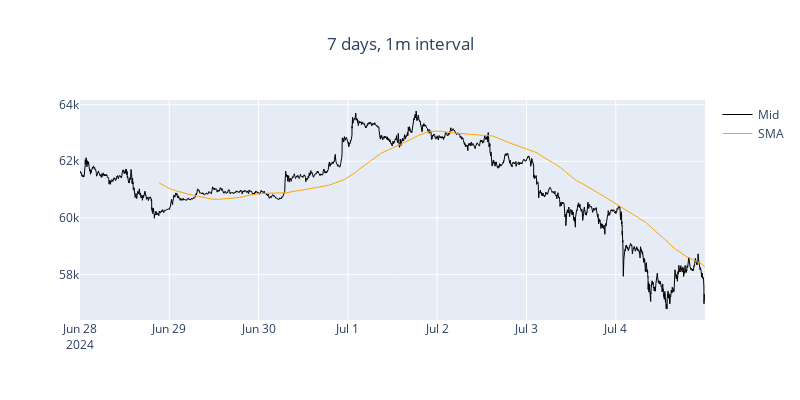

Notebook source saved alongside this figure:
### Code cell
df = load_historic_data('BTC-USD', start_date_str, today_date_str, period, interval, prepost)
plot_graph(df)

### Figure 1 — Plotly figure (JSON) as saved in the notebook; plotly's stock layout.template omitted (floating-point values rounded to 4 significant figures; data arrays with more than 128 entries replaced by an {"elided": "..."} marker saying what was removed)
{"data": [{"line": {"color": "black", "width": 1}, "name": "Mid", "type": "scatter", "x": {"elided": "7239 str values"}, "xaxis": "x", "y": {"elided": "7239 float values"}, "yaxis": "y"}, {"line": {"color": "orange", "width": 1}, "name": "SMA", "type": "scatter", "x": {"elided": "7239 str values"}, "xaxis": "x", "y": {"elided": "7239 float values"}, "yaxis": "y"}], "layout": {"autosize": false, "height": 400, "title": {"text": "7 days, 1m interval", "x": 0.5}, "width": 800, "xaxis": {"anchor": "y", "domain": [0, 1]}, "yaxis": {"anchor": "x", "domain": [0, 1]}}}
